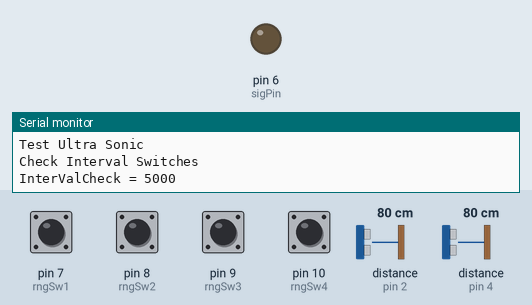
The sketch below on a simulated Arduino Nano, built with avr-gcc and run on an emulated ATmega328P. On the bench: output pins drawn as LEDs (lit = HIGH), the last lines printed to the serial monitor. The test bench sets the inputs (shaded band); at power-on: pin 7 (rngSw1), pin 8 (rngSw2), pin 9 (rngSw3), pin 10 (rngSw4) LOW, distance to the obstacle (sensors on pin 2, pin 4) 80 cm. The echo pulse lasts 58.3 µs per cm; pins used as bus, display or sensor lines are not drawn.

Above: at 7.5 s.
At 25.0 s:
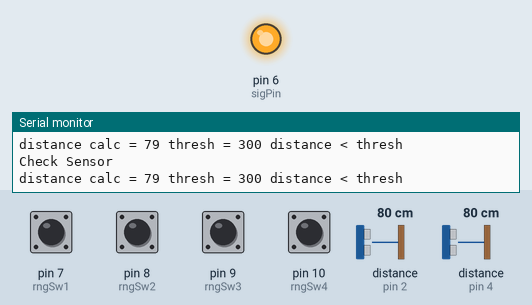
Timing chart, 0 to 37.6 s (numbered marks = the images above):
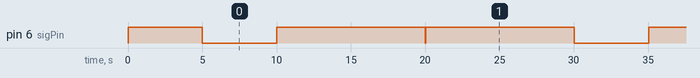

Measured:
- by itself, pin 6 (sigPin): repeats every 25.0 s: HIGH 10.0 s, LOW 0.03 s, HIGH 10.0 s, LOW 5.0 s
- by itself, everything shown: repeats every 25.0 s, in 4 steps

The sketch:

BikeBuddy.ino
```cpp
// use Nano
// BikeBuddy
// Version 1.0 2-18-2026
#define TESTMODE
#ifdef TESTMODE
  #define debugSerial(x) Serial.begin(9600)
  #define debug(x)  Serial.print(x)
  #define debugln(x) Serial.println(x)
#else
  #define debugSerial(x)
  #define debug(x)
  #define debugln(x)
#endif

const int echo1Pin=2;
const int trig1Pin=3;
const int echo2Pin=4;
const int trig2Pin=5;

const int sigPin=6;  // MOTOR ON
// for interval
const int rngSw1 = 7;
const int rngSw2 = 8;
const int rngSw3 = 9;
const int rngSw4 = 10;

long duration;
int distance;
#define defaultCheck 5000;
int thresh = 300;  // 3 meters -- 300 cm
int InterValCheck = defaultCheck;  //every 5 seconds
void setup() {
  pinMode(trig1Pin, OUTPUT); // Set TRIG as output
  pinMode(echo1Pin, INPUT); // Set ECHO as input
  pinMode(trig2Pin, OUTPUT); // Set TRIG as output
  pinMode(echo2Pin, INPUT); // Set ECHO as input

  pinMode(sigPin, OUTPUT);
  //
  pinMode(rngSw1, INPUT);
  pinMode(rngSw2, INPUT);
  pinMode(rngSw3, INPUT);
  pinMode(rngSw4, INPUT);

  debugSerial(9600); // Initialize serial communication
  debugln("Test Ultra Sonic");
  digitalWrite(sigPin, HIGH);
  delay(5000);
  digitalWrite(sigPin, LOW);

  #ifdef TESTMODE
  if(InterValCheck > 5000)
  {
    debug("InterValCheck = "); debugln(InterValCheck);

  }
  #endif
}
void checkIntervalAdjustments()
{
  debugln("Check Interval Switches");
  InterValCheck = defaultCheck; // start at default value
  if(digitalRead(rngSw1)) InterValCheck+=5000;
  if(digitalRead(rngSw2)) InterValCheck+=5000;
  if(digitalRead(rngSw3)) InterValCheck+=5000;
  if(digitalRead(rngSw4)) InterValCheck+=5000;

    debug("InterValCheck = "); debugln(InterValCheck);


}

void execSensor(int echoSensor, int trigSensor)
{
  debugln("Check Sensor");
    // Clear TRIG pin
  digitalWrite(trigSensor, LOW);
  delayMicroseconds(2);
  // Trigger ultrasonic pulse
  digitalWrite(trigSensor, HIGH);
  delayMicroseconds(10);
  digitalWrite(trigSensor, LOW);
  // Measure echo duration
  duration = pulseIn(echoSensor, HIGH);
  // Calculate distance (cm)
  distance = duration * 0.034 / 2;
  if(distance < thresh)
   {
    debug ("distance calc = ");debug(distance);
    debug(" thresh = ");debug(thresh);
    debugln(" distance < thresh");
    delay(10);
    digitalWrite(sigPin, HIGH);
//    delayMicroseconds(10);
    delay(10000);
    //
    digitalWrite(sigPin, LOW); // turn off
   }

}

void loop() {
  checkIntervalAdjustments();

  delay(InterValCheck);
  execSensor(echo1Pin, trig1Pin);
  delay(10);
  execSensor(echo2Pin, trig2Pin);
}
```
